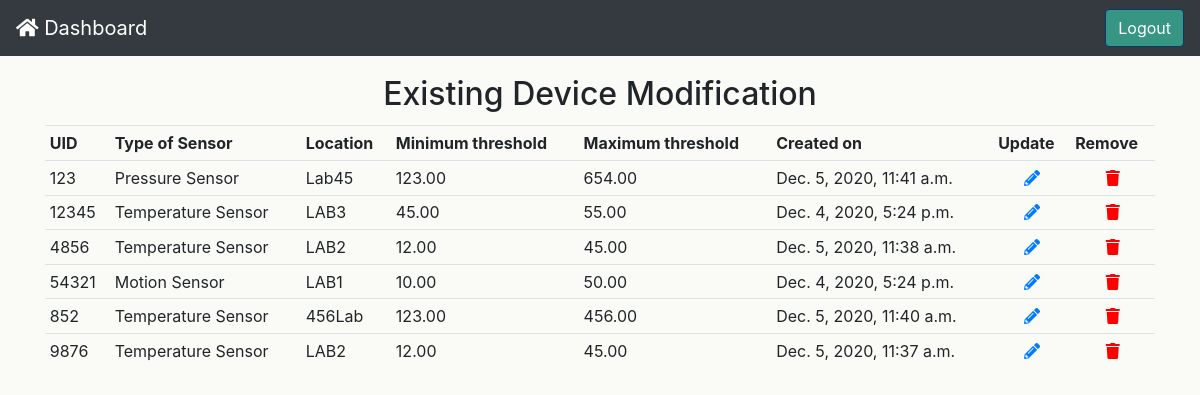
The app's page /updateSensor/ (signed in) with its own data.
### esp/models.py (models this page shows, shortened)
class SensorReg(models.Model):
	TOS = (
			("Temperature Sensor","Temperature Sensor"),
			("CO2 gas Sensor","CO2 gas Sensor"),
			("Humidity Sensor","Humidity Sensor"),
			("Motion Sensor","Motion Sensor"),
			("Pressure Sensor","Pressure Sensor")
		)
	UID = models.CharField(max_length=10,unique=True)
	typeOfSensor = models.CharField(max_length=20,null=True,choices=TOS,default="Temperature Sensor")
	location = models.CharField(max_length=100,null=True)
	min_threshold = models.DecimalField(max_digits=5, decimal_places=2,null=True)
	max_threshold = models.DecimalField(max_digits=5, decimal_places=2,null=True)
	date_created = models.DateTimeField(auto_now_add=True)

### esp/views.py (the view)
# urls.py: path('updateSensor/',views.updateSensor, name='updateSensor'),
@login_required(login_url='esp:home')
def updateSensor(request):
	sensorData = SensorReg.objects.all().order_by('UID')
	context = {'sensorData':sensorData}
	return render(request, 'DeviceModification.html',context)

### templates/DeviceModification.html (shortened to what this page needs)
<!DOCTYPE html>
{% load  static %}
<html lang="en" dir="ltr">
  <head>
    <link rel="stylesheet" href="https://maxcdn.bootstrapcdn.com/bootstrap/4.0.0/css/bootstrap.min.css">
    <link rel="stylesheet" href="{% static "css/master.css" %}">
    <link rel="stylesheet" href="https://cdnjs.cloudflare.com/ajax/libs/font-awesome/5.15.1/css/all.min.css" />
  </head>
  <body>
    <nav class="navbar fixed-top  navbar-expand-lg navbar-dark bg-dark">
      <a class="navbar-brand" href="{% url 'esp:dashboard'%}"><i class="fas fa-home"></i> Dashboard</a>
      <a href="{% url 'esp:logout' %}"class="ml-auto">
        <button id="Logout"type="button" class="btn">Logout</button>
      </a>
    </nav>
    <div class="container content">
      <div class="row d-flex justify-content-center mt-3 mb-1">
        <h2>Existing Device Modification</h2>
      </div>
      <table class="table table-sm">
        <tr>
          <th>UID</th>
          <th>Type of Sensor</th>
          <th>Location</th>
          <th>Minimum threshold</th>
          <th>Maximum threshold</th>
          <th>Created on</th>
          <th>Update</th>
          <th>Remove</th>
        </tr>
        {% for data in sensorData %}
          <tr>
            <td>{{data.UID}}</td>
            <td>{{data.typeOfSensor}}</td>
            <td>{{data.location}}</td>
            <td>{{data.min_threshold}}</td>
            <td>{{data.max_threshold}}</td>
            <td>{{data.date_created}}</td>
            <td align="center"><a href="{% url 'esp:modifySensor' data.id %}"><i class="fas fa-pencil-alt"></i></a></td>
            <td align="center"><a href="{% url 'esp:deleteSensor' data.id %}"><i class="fas fa-trash" style="color: red"></i></a></td>
          </tr>
        {% endfor %}
      </table>
    </div>
  </body>
</html>

### static/css/master.css (style rules this page uses)
.btn { background-color: #05386B; color: white; border-color: #05386B; }
body { background-color: #FAFBF7; }
.navbar { color: white; background-color: #8EE4AF; }
#Logout { background-color: #379683; }
.content { margin-top: 75px; }

### records on screen
SensorReg: UID "123", typeOfSensor "Pressure Sensor", location "Lab45", min_threshold "123.00", max_threshold "654.00", date_created "Dec. 5, 2020, 11:41 a.m."
SensorReg: UID "12345", typeOfSensor "Temperature Sensor", location "LAB3", min_threshold "45.00", max_threshold "55.00", date_created "Dec. 4, 2020, 5:24 p.m."
SensorReg: UID "4856", typeOfSensor "Temperature Sensor", location "LAB2", min_threshold "12.00", max_threshold "45.00", date_created "Dec. 5, 2020, 11:38 a.m."
SensorReg: UID "54321", typeOfSensor "Motion Sensor", location "LAB1", min_threshold "10.00", max_threshold "50.00", date_created "Dec. 4, 2020, 5:24 p.m."
SensorReg: UID "852", typeOfSensor "Temperature Sensor", location "456Lab", min_threshold "123.00", max_threshold "456.00", date_created "Dec. 5, 2020, 11:40 a.m."
SensorReg: UID "9876", typeOfSensor "Temperature Sensor", location "LAB2", min_threshold "12.00", max_threshold "45.00", date_created "Dec. 5, 2020, 11:37 a.m."
